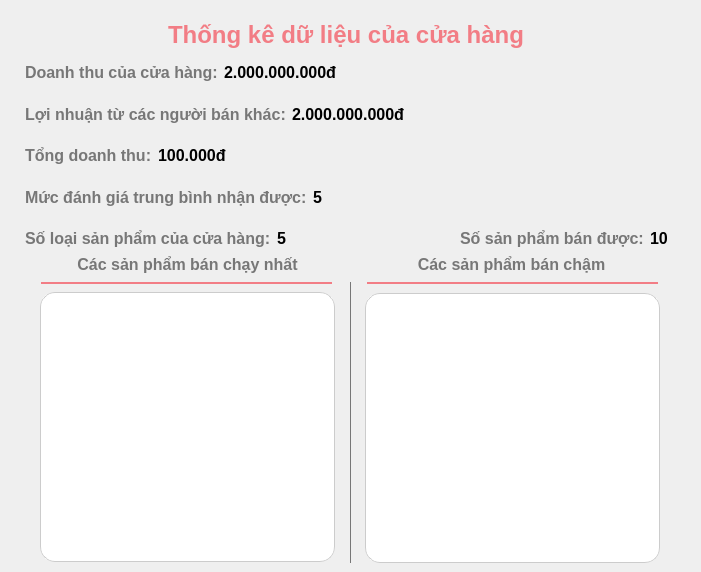
         <widget class="QWidget" name="adminStatistics">
          <property name="styleSheet">
           <string notr="true">background-color: white;

QWidget#adminStats {
	border-radius: 15px;
}</string>
          </property>
          <widget class="QWidget" name="widget_31" native="true">
           <property name="geometry">
            <rect>
             <x>16</x>
             <y>55</y>
             <width>661</width>
             <height>201</height>
            </rect>
           </property>
           <property name="styleSheet">
            <string notr="true">font-size: 16px;
font-weight: bold;</string>
           </property>
           <layout class="QVBoxLayout" name="verticalLayout_9">
            <item>
             <widget class="QWidget" name="widget_39" native="true">
              <layout class="QHBoxLayout" name="horizontalLayout_34" stretch="0,1">
               <property name="topMargin">
                <number>5</number>
               </property>
               <property name="bottomMargin">
                <number>5</number>
               </property>
               <item>
                <widget class="QLabel" name="label_109">
                 <property name="styleSheet">
                  <string notr="true">color: #777;</string>
                 </property>
                 <property name="text">
                  <string>Doanh thu của cửa hàng:</string>
                 </property>
                </widget>
               </item>
               <item>
                <widget class="QLabel" name="adminShopRevenue">
                 <property name="text">
                  <string>2.000.000.000đ</string>
                 </property>
                </widget>
               </item>
              </layout>
             </widget>
            </item>
            <item>
             <widget class="QWidget" name="widget_40" native="true">
              <layout class="QHBoxLayout" name="horizontalLayout_36" stretch="0,1">
               <property name="topMargin">
                <number>5</number>
               </property>
               <property name="bottomMargin">
                <number>5</number>
               </property>
               <item>
                <widget class="QLabel" name="label_111">
                 <property name="styleSheet">
                  <string notr="true">color: #777;</string>
                 </property>
                 <property name="text">
                  <string>Lợi nhuận từ các người bán khác:</string>
                 </property>
                </widget>
               </item>
               <item>
                <widget class="QLabel" name="adminProfitFromSeller">
                 <property name="text">
                  <string>2.000.000.000đ</string>
                 </property>
                </widget>
               </item>
              </layout>
             </widget>
            </item>
            <item>
             <widget class="QWidget" name="widget_36" native="true">
              <layout class="QHBoxLayout" name="horizontalLayout_37" stretch="0,1">
               <property name="topMargin">
                <number>5</number>
               </property>
               <property name="bottomMargin">
                <number>5</number>
               </property>
               <item>
                <widget class="QLabel" name="label_112">
                 <property name="styleSheet">
                  <string notr="true">color: #777;</string>
                 </property>
                 <property name="text">
                  <string>Tổng doanh thu:</string>
                 </property>
                </widget>
               </item>
               <item>
                <widget class="QLabel" name="adminTotalRevenue">
                 <property name="text">
                  <string>100.000đ</string>
                 </property>
                </widget>
               </item>
              </layout>
             </widget>
            </item>
            <item>
             <widget class="QWidget" name="widget_37" native="true">
              <layout class="QHBoxLayout" name="horizontalLayout_32" stretch="0,1">
               <property name="topMargin">
                <number>5</number>
               </property>
               <property name="bottomMargin">
                <number>5</number>
               </property>
               <item>
                <widget class="QLabel" name="label_104">
                 <property name="styleSheet">
                  <string notr="true">color: #777;</string>
                 </property>
                 <property name="text">
                  <string>Mức đánh giá trung bình nhận được:</string>
                 </property>
                </widget>
               </item>
               <item>
                <widget class="QLabel" name="adminAvgRating">
                 <property name="text">
                  <string>5</string>
                 </property>
                </widget>
               </item>
              </layout>
             </widget>
            </item>
            <item>
             <widget class="QWidget" name="widget_38" native="true">
              <layout class="QHBoxLayout" name="horizontalLayout_33" stretch="0,1,0,0">
               <property name="topMargin">
                <number>5</number>
               </property>
               <property name="bottomMargin">
                <number>5</number>
               </property>
               <item>
                <widget class="QLabel" name="label_105">
                 <property name="styleSheet">
                  <string notr="true">color: #777;</string>
                 </property>
                 <property name="text">
                  <string>Số loại sản phẩm của cửa hàng:</string>
                 </property>
                </widget>
               </item>
               <item>
                <widget class="QLabel" name="adminShopQuantity">
                 <property name="text">
                  <string>5</string>
                 </property>
                </widget>
               </item>
               <item>
                <widget class="QLabel" name="label_106">
                 <property name="styleSheet">
                  <string notr="true">color: #777;</string>
                 </property>
                 <property name="text">
                  <string>Số sản phẩm bán được:</string>
                 </property>
                </widget>
               </item>
               <item>
                <widget class="QLabel" name="adminSoldQuantity">
                 <property name="text">
                  <string>10</string>
                 </property>
                </widget>
               </item>
              </layout>
             </widget>
            </item>
           </layout>
          </widget>
          <widget class="QScrollArea" name="adminHitProductsScroll">
           <property name="geometry">
            <rect>
             <x>40</x>
             <y>292</y>
             <width>295</width>
             <height>270</height>
            </rect>
           </property>
           <property name="styleSheet">
            <string notr="true">QScrollArea {
	border-radius: 15px;
	background-color: white;
}

QScrollBar:vertical {              
	border: 1px solid #999999;
	border-radius: 5px;
    background: transparent;
    width: 12px;    
    margin: 0px 0px 0px 0px;
}

QScrollBar::handle:vertical {
    background: #f27d85;
	border-radius: 5px;
}

QScrollBar::add-line:vertical {
    height: 0px;
    subcontrol-position: bottom;
    subcontrol-origin: margin;
}

QScrollBar::sub-line:vertical {
    height: 0 px;
    subcontrol-position: top;
    subcontrol-origin: margin;
}</string>
           </property>
           <property name="widgetResizable">
            <bool>true</bool>
           </property>
           <widget class="QWidget" name="scrollAreaWidgetContents_20">
            <property name="geometry">
             <rect>
              <x>0</x>
              <y>0</y>
              <width>295</width>
              <height>270</height>
             </rect>
            </property>
            <property name="styleSheet">
             <string notr="true">QWidget#scrollAreaWidgetContents_20 {   
    background-color: white;
	border: 1px solid #ccc;
	border-radius: 15px;
}</string>
            </property>
           </widget>
          </widget>
          <widget class="QLabel" name="label_107">
           <property name="geometry">
            <rect>
             <x>364</x>
             <y>254</y>
             <width>295</width>
             <height>21</height>
            </rect>
           </property>
           <property name="styleSheet">
            <string notr="true">color: #777;
font-weight: bold;
font-size: 16px;</string>
           </property>
           <property name="text">
            <string>Các sản phẩm bán chậm</string>
           </property>
           <property name="alignment">
            <set>Qt::AlignCenter</set>
           </property>
          </widget>
          <widget class="QLabel" name="label_93">
           <property name="geometry">
            <rect>
             <x>0</x>
             <y>14</y>
             <width>692</width>
             <height>41</height>
            </rect>
           </property>
           <property name="styleSheet">
            <string notr="true">font-size: 24px;
color: #f27d85;
font-weight: bold;</string>
           </property>
           <property name="text">
            <string>Thống kê dữ liệu của cửa hàng</string>
           </property>
           <property name="alignment">
            <set>Qt::AlignCenter</set>
           </property>
          </widget>
          <widget class="QLabel" name="label_108">
           <property name="geometry">
            <rect>
             <x>40</x>
             <y>254</y>
             <width>295</width>
             <height>21</height>
            </rect>
           </property>
           <property name="styleSheet">
            <string notr="true">color: #777;
font-weight: bold;
font-size: 16px;</string>
           </property>
           <property name="text">
            <string>Các sản phẩm bán chạy nhất</string>
           </property>
           <property name="alignment">
            <set>Qt::AlignCenter</set>
           </property>
          </widget>
          <widget class="QFrame" name="frame_17">
           <property name="geometry">
            <rect>
             <x>41</x>
             <y>264</y>
             <width>291</width>
             <height>20</height>
            </rect>
           </property>
           <property name="styleSheet">
            <string notr="true">border-bottom-width: 2px;
border-bottom-style: solid;
border-bottom-color: #f27d85;
border-radius: 0px;</string>
           </property>
           <property name="frameShape">
            <enum>QFrame::StyledPanel</enum>
           </property>
           <property name="frameShadow">
            <enum>QFrame::Raised</enum>
           </property>
          </widget>
          <widget class="QScrollArea" name="adminStaleProductsScroll">
           <property name="geometry">
            <rect>
             <x>365</x>
             <y>293</y>
             <width>295</width>
             <height>270</height>
            </rect>
           </property>
           <property name="styleSheet">
            <string notr="true">QScrollArea {
	border-radius: 15px;
	background-color: white;
}

QScrollBar:vertical {              
	border: 1px solid #999999;
	border-radius: 5px;
    background: transparent;
    width: 12px;    
    margin: 0px 0px 0px 0px;
}

QScrollBar::handle:vertical {
    background: #f27d85;
	border-radius: 5px;
}

QScrollBar::add-line:vertical {
    height: 0px;
    subcontrol-position: bottom;
    subcontrol-origin: margin;
}

QScrollBar::sub-line:vertical {
    height: 0 px;
    subcontrol-position: top;
    subcontrol-origin: margin;
}</string>
           </property>
           <property name="widgetResizable">
            <bool>true</bool>
           </property>
           <widget class="QWidget" name="scrollAreaWidgetContents_21">
            <property name="geometry">
             <rect>
              <x>0</x>
              <y>0</y>
              <width>295</width>
              <height>270</height>
             </rect>
            </property>
            <property name="styleSheet">
             <string notr="true">QWidget#scrollAreaWidgetContents_21 {   
    background-color: white;
	border: 1px solid #ccc;
	border-radius: 15px;
}</string>
            </property>
           </widget>
          </widget>
          <widget class="QFrame" name="frame_18">
           <property name="geometry">
            <rect>
             <x>367</x>
             <y>264</y>
             <width>291</width>
             <height>20</height>
            </rect>
           </property>
           <property name="styleSheet">
            <string notr="true">border-bottom-width: 2px;
border-bottom-style: solid;
border-bottom-color: #f27d85;
border-radius: 0px;</string>
           </property>
           <property name="frameShape">
            <enum>QFrame::StyledPanel</enum>
           </property>
           <property name="frameShadow">
            <enum>QFrame::Raised</enum>
           </property>
          </widget>
          <widget class="QFrame" name="frame_21">
           <property name="geometry">
            <rect>
             <x>335</x>
             <y>282</y>
             <width>16</width>
             <height>281</height>
            </rect>
           </property>
           <property name="styleSheet">
            <string notr="true">border-right-width: 1px;
border-right-style: solid;
border-right-color: #777;
border-radius: 0px;</string>
           </property>
           <property name="frameShape">
            <enum>QFrame::StyledPanel</enum>
           </property>
           <property name="frameShadow">
            <enum>QFrame::Raised</enum>
           </property>
          </widget>
          <zorder>frame_21</zorder>
          <zorder>frame_18</zorder>
          <zorder>frame_17</zorder>
          <zorder>widget_31</zorder>
          <zorder>adminHitProductsScroll</zorder>
          <zorder>label_107</zorder>
          <zorder>label_93</zorder>
          <zorder>label_108</zorder>
          <zorder>adminStaleProductsScroll</zorder>
         </widget>
